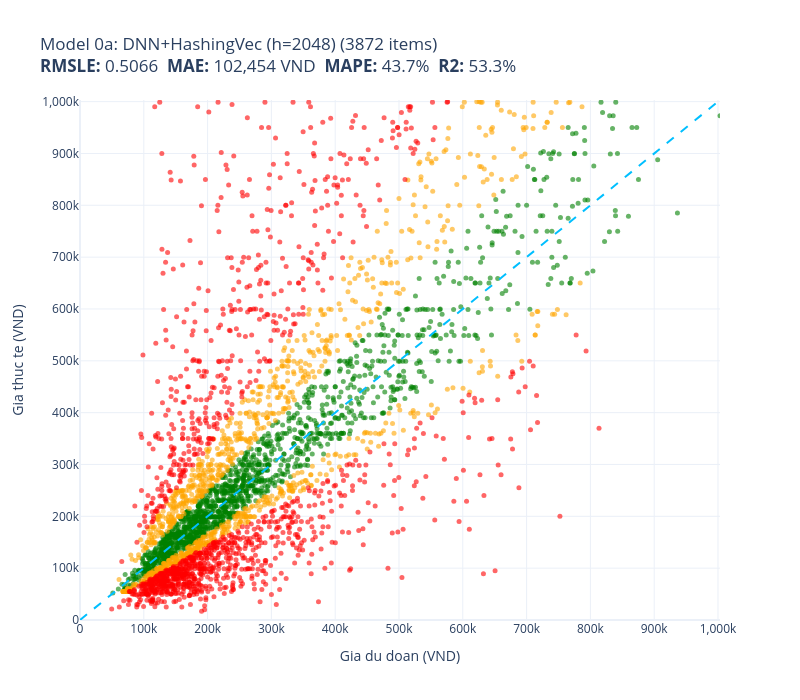
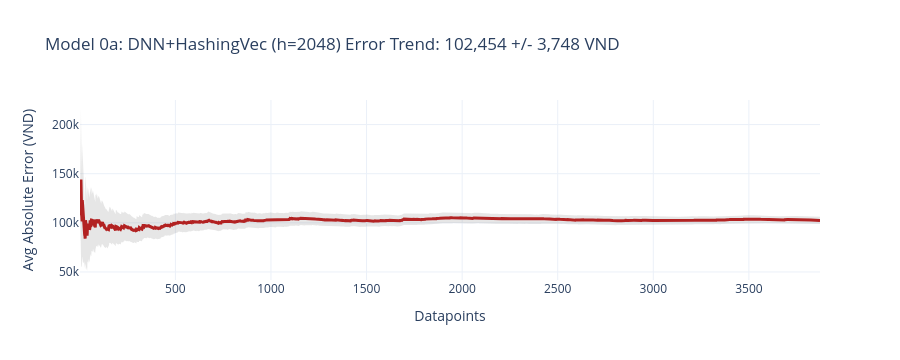
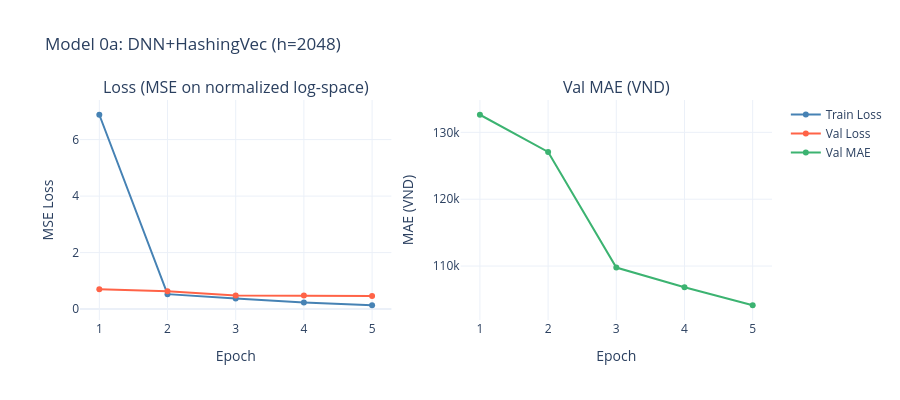

Notebook cell for these charts, in order:
### Code cell
print("\n\n" + "#" * 60)
print("# MODEL 0a: DNN + HashingVec (hidden=2048)")
print("#" * 60)

X_tr, y_tr = prepare_dnn_data(X_hv_train, cat_train, train_prices)
X_va, y_va = prepare_dnn_data(X_hv_val, cat_val, val_prices)
X_te, y_te = prepare_dnn_data(X_hv_test, cat_test, test_prices)

model_0a = DeepNeuralNetwork(X_tr.shape[1], hidden_size=2048, num_layers=10)
cached = load_torch_weights(model_0a, "model_0a_dnn_hv2048", DEVICE)
if cached:
    model_0a, y_mean_0a, y_std_0a = cached
    hist_0a = None
else:
    model_0a, y_mean_0a, y_std_0a, hist_0a = train_torch_model(
        model_0a, X_tr, y_tr, X_va, y_va, DEVICE, epochs=5, batch_size=64
    )
    save_torch_weights(model_0a, y_mean_0a, y_std_0a, "model_0a_dnn_hv2048")
pred_0a = predict_batch(model_0a, X_te, y_mean_0a, y_std_0a, DEVICE)
evaluate_batch(test_prices, pred_0a, "Model 0a: DNN+HashingVec (h=2048)")
if hist_0a:
    plot_training_history(hist_0a, "Model 0a: DNN+HashingVec (h=2048)")
    ALL_HISTORIES["0a"] = hist_0a

del model_0a, X_tr, X_va, X_te
torch.cuda.empty_cache()

### Figure 1 — Plotly figure (JSON) as saved in the notebook; plotly's stock layout.template omitted (floating-point values rounded to 4 significant figures; data arrays with more than 128 entries replaced by an {"elided": "..."} marker saying what was removed)
{"data": [{"customdata": {"elided": "1484x1 str values"}, "hovertemplate": "%{customdata[0]}<extra></extra>", "marker": {"color": "green", "opacity": 0.6, "size": 5}, "mode": "markers", "name": "green", "type": "scatter", "x": {"elided": "1484 float values"}, "y": {"elided": "1484 float values"}}, {"customdata": {"elided": "1031x1 str values"}, "hovertemplate": "%{customdata[0]}<extra></extra>", "marker": {"color": "orange", "opacity": 0.6, "size": 5}, "mode": "markers", "name": "orange", "type": "scatter", "x": {"elided": "1031 float values"}, "y": {"elided": "1031 float values"}}, {"customdata": {"elided": "1357x1 str values"}, "hovertemplate": "%{customdata[0]}<extra></extra>", "marker": {"color": "red", "opacity": 0.6, "size": 5}, "mode": "markers", "name": "red", "type": "scatter", "x": {"elided": "1357 float values"}, "y": {"elided": "1357 float values"}}, {"hoverinfo": "skip", "line": {"color": "deepskyblue", "dash": "dash", "width": 2}, "mode": "lines", "name": "y=x", "showlegend": false, "type": "scatter", "x": [0, 1003000.0], "y": [0, 1003000.0]}], "layout": {"height": 700, "showlegend": false, "title": {"text": "Model 0a: DNN+HashingVec (h=2048) (3872 items)<br><b>RMSLE:</b> 0.5066  <b>MAE:</b> 102,454 VND  <b>MAPE:</b> 43.7%  <b>R2:</b> 53.3%"}, "width": 800, "xaxis": {"range": [0, 1003000.0], "ticktext": ["0", "100k", "200k", "300k", "400k", "500k", "600k", "700k", "800k", "900k", "1,000k", "1,100k"], "tickvals": [0, 100000, 200000, 300000, 400000, 500000, 600000, 700000, 800000, 900000, 1000000, 1100000], "title": {"text": "Gia du doan (VND)"}}, "yaxis": {"range": [0, 1003000.0], "ticktext": ["0", "100k", "200k", "300k", "400k", "500k", "600k", "700k", "800k", "900k", "1,000k", "1,100k"], "tickvals": [0, 100000, 200000, 300000, 400000, 500000, 600000, 700000, 800000, 900000, 1000000, 1100000], "title": {"text": "Gia thuc te (VND)"}}}}

### Figure 2 — Plotly figure (JSON) as saved in the notebook; plotly's stock layout.template omitted (floating-point values rounded to 4 significant figures; data arrays with more than 128 entries replaced by an {"elided": "..."} marker saying what was removed)
{"data": [{"fill": "toself", "fillcolor": "rgba(128,128,128,0.2)", "hoverinfo": "skip", "line": {"color": "rgba(255,255,255,0)"}, "showlegend": false, "type": "scatter", "x": {"elided": "7744 int values"}, "y": {"elided": "7744 float values"}}, {"line": {"color": "firebrick", "width": 3}, "mode": "lines", "name": "Cumulative Avg Error", "type": "scatter", "x": {"elided": "3872 int values"}, "y": {"elided": "3872 float values"}}], "layout": {"height": 360, "showlegend": false, "title": {"text": "Model 0a: DNN+HashingVec (h=2048) Error Trend: 102,454 +/- 3,748 VND"}, "width": 900, "xaxis": {"title": {"text": "Datapoints"}}, "yaxis": {"ticktext": ["0", "50k", "100k", "150k", "200k", "250k"], "tickvals": [0, 50000, 100000, 150000, 200000, 250000], "title": {"text": "Avg Absolute Error (VND)"}}}}

### Figure 3 — Plotly figure (JSON) as saved in the notebook; plotly's stock layout.template omitted (floating-point values rounded to 4 significant figures)
{"data": [{"line": {"color": "steelblue"}, "mode": "lines+markers", "name": "Train Loss", "type": "scatter", "x": [1, 2, 3, 4, 5], "xaxis": "x", "y": [6.879, 0.5294, 0.3736, 0.2331, 0.1368], "yaxis": "y"}, {"line": {"color": "tomato"}, "mode": "lines+markers", "name": "Val Loss", "type": "scatter", "x": [1, 2, 3, 4, 5], "xaxis": "x", "y": [0.7043, 0.6336, 0.4852, 0.4789, 0.4628], "yaxis": "y"}, {"line": {"color": "mediumseagreen"}, "mode": "lines+markers", "name": "Val MAE", "type": "scatter", "x": [1, 2, 3, 4, 5], "xaxis": "x2", "y": [132600.0, 127100.0, 109800.0, 106800.0, 104100.0], "yaxis": "y2"}], "layout": {"annotations": [{"font": {"size": 16}, "showarrow": false, "text": "Loss (MSE on normalized log-space)", "x": 0.225, "xanchor": "center", "xref": "paper", "y": 1, "yanchor": "bottom", "yref": "paper"}, {"font": {"size": 16}, "showarrow": false, "text": "Val MAE (VND)", "x": 0.775, "xanchor": "center", "xref": "paper", "y": 1, "yanchor": "bottom", "yref": "paper"}], "height": 400, "title": {"text": "Model 0a: DNN+HashingVec (h=2048)"}, "width": 900, "xaxis": {"anchor": "y", "domain": [0, 0.45], "title": {"text": "Epoch"}}, "xaxis2": {"anchor": "y2", "domain": [0.55, 1], "title": {"text": "Epoch"}}, "yaxis": {"anchor": "x", "domain": [0, 1], "title": {"text": "MSE Loss"}}, "yaxis2": {"anchor": "x2", "domain": [0, 1], "title": {"text": "MAE (VND)"}}}}
